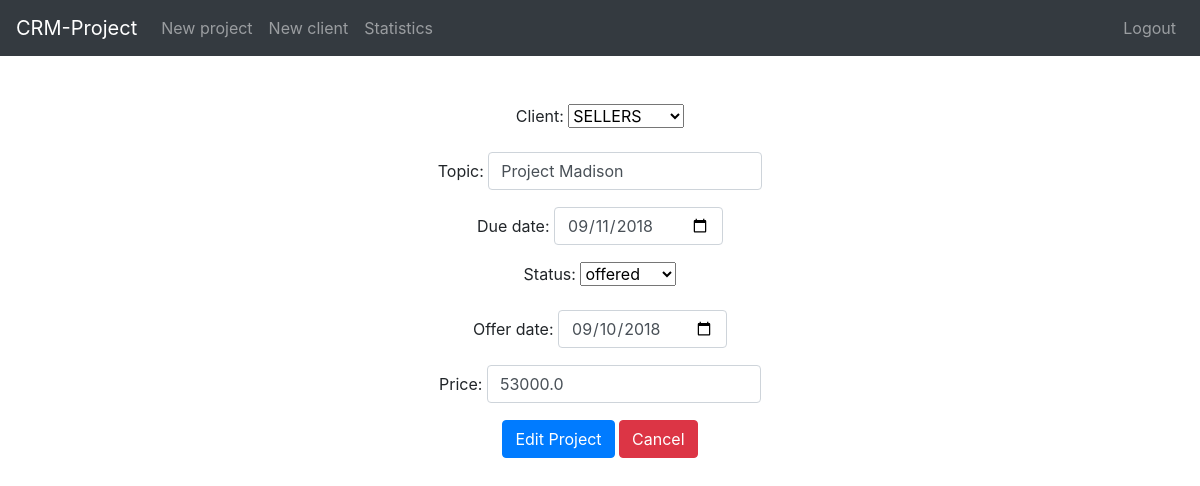
The app's page /edit/5 (signed in) with its own data.
### tables this page shows
CREATE TABLE "projects" (
	`id`	INTEGER NOT NULL PRIMARY KEY AUTOINCREMENT UNIQUE,
	`client_id`	INTEGER NOT NULL,
	`topic`	TEXT NOT NULL,
	`open_date`	date NOT NULL DEFAULT current_date,
	`due_date`	date NOT NULL,
	`offer_date`	date,
	`offer_price`	REAL,
	`status_id`	INTEGER NOT NULL DEFAULT 1,
	FOREIGN KEY(`status_id`) REFERENCES `status`(`id`),
	FOREIGN KEY(`client_id`) REFERENCES `clients`(`id`)
);

### application.py (the view)
@app.route('/edit/<project_id>', methods=['GET', 'POST'])
@login_required
def edit(project_id):
    if request.method == 'POST':
        if not request.form.get("client_id"):
            return error("must provide a client", 400)
        elif not request.form.get("topic"):
            return error("must provide a topic", 400)
        elif not request.form.get("due_date"):
            return error("must select a due date", 400)
        else:
            engine.execute("""UPDATE projects SET client_id=:client_id, topic=:topic, due_date=:due_date, status_id=:status_id, offer_date=:offer_date, offer_price=:offer_price
                           WHERE id=:project_id""",
                           client_id=request.form.get("client_id"),
                           topic=request.form.get("topic"),
                           due_date=request.form.get("due_date"),
                           status_id=request.form.get("status_id"),
                           offer_date=request.form.get("offer_date"),
                           offer_price=request.form.get("offer_price"),
                           project_id=project_id)
            return redirect(url_for('index'))
    else:
        rows = rows2dict(engine.execute("""SELECT p.id AS id, c.name AS client, p.topic AS topic, p.open_date AS open_date, p.due_date AS due_date, s.name AS status, s.id AS status_id, p.offer_date, p.offer_price
                                        FROM projects p
                                        INNER JOIN clients c ON p.client_id = c.id
                                        INNER JOIN status s ON p.status_id = s.id
                                        WHERE p.id = :project_id
                                        ORDER BY due_date""", project_id=project_id))
        statuses = rows2dict(engine.execute("SELECT * FROM status"))
        clients = rows2dict(engine.execute("SELECT * FROM clients"))
        return render_template('edit.html', project=rows[0], statuses=statuses, clients=clients)

### helpers.py (called while the page is built)
def login_required(f):
    @wraps(f)
    def decorated_function(*args, **kwargs):
        if session.get("user_id") is None:
            return redirect(url_for('login'))
        return f(*args, **kwargs)
    return decorated_function

def rows2dict(rows):
    l = []
    for row in rows:
        row_as_dict = dict(row)
        l.append(row_as_dict)
    return l

### templates/edit.html (shortened to what this page needs)
{% extends "layout.html" %}
{% block main %}
    <form action="/edit/{{ project.id }}" method="POST">
        <div class="form-group">
            <label for="client">Client: </label>
            <select name="client_id">
                {% for client in clients %}
                    {% if client.name == project.client %}
                        <option value="{{ client.id }}" selected>{{ client.name }}</option>
                    {% else %}
                        <option value="{{ client.id }}" >{{ client.name }}</option>
                    {% endif %}
                {% endfor %}
            </select>
        </div>
        <div class="form-group">
            <label for="topic">Topic: </label>
            <input type="text" name="topic" placeholder="Topic" class="form-control" value="{{ project.topic }}"\>
        </div>
        <div class="form-group">
            <label for="due_date">Due date: </label>
            <input type="date" name="due_date" placeholder="Due date" class="form-control" value="{{ project.due_date }}"\>
        </div>
        <div class="form-group">
            <label for="status">Status: </label>
            <select name="status_id">
                {% for status in statuses %}
                    {% if status.name == project.status %}
                        <option value="{{ status.id }}" selected>{{ status.name }}</option>
                    {% else %}
                        <option value="{{ status.id }}" >{{ status.name }}</option>
                    {% endif %}
                {% endfor %}
            </select>
        </div>
        <div class="form-group">
            <label for="offer_date">Offer date: </label>
            <input type="date" name="offer_date" placeholder="Offer date" value="{{ project.offer_date }}" class="form-control" \>
        </div>
        <div class="form-group">
            <label for="offer_date">Price: </label>
            <input type="number" step="0.01" name="offer_price" placeholder="Offer Price"  value="{{ project.offer_price }}"class="form-control" \>
        </div>
        <button type="submit" class="btn btn-primary">Edit Project</button>
        <a href="/" class="btn btn-danger">Cancel</a>
    </form>
{% endblock %}

### static/style.css (style rules this page uses)
main .form-control { display: inline-block; width: auto; }

### records on screen
projects: topic "Project Madison", due_date "09/11/2018", offer_date "09/10/2018", offer_price "53000.0"

### other values on screen
form field client_id "SELLERS"
form field status_id "offered"
